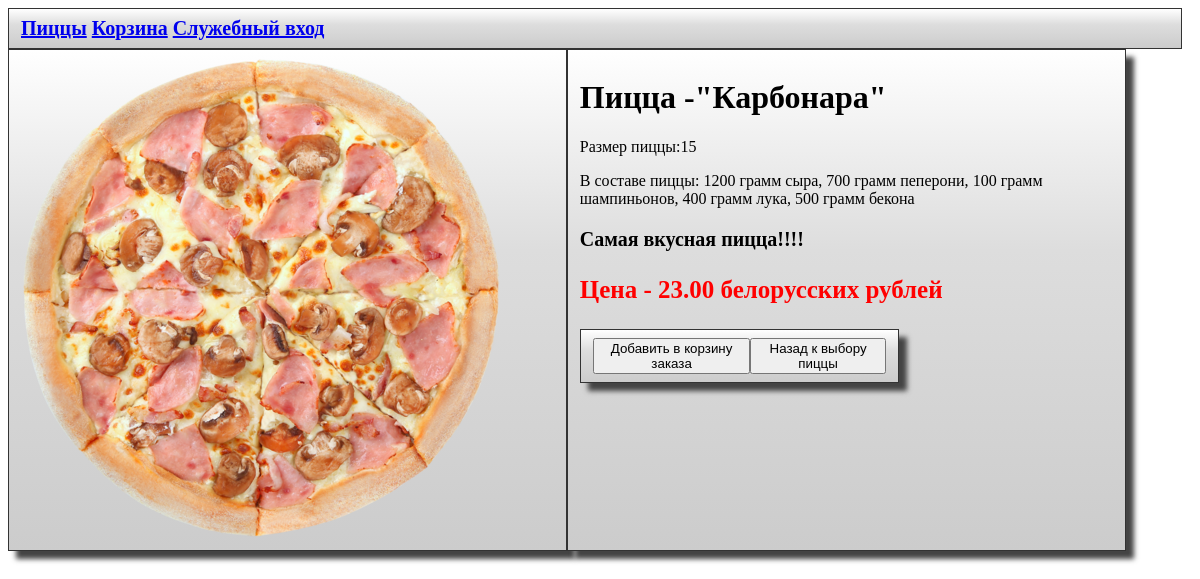
Screenshot of /pizza/Карбонара with the database file from the repository.
### models.py (models this page shows)
class Recipes(db.Model):
    id_recipe = db.Column(db.Integer, primary_key=True)
    name_recipe = db.Column(db.String(50), unique=True)
    size = db.Column(db.Integer)
    cheese = db.Column(db.Integer)
    pepperoni = db.Column(db.Integer)
    mushrooms = db.Column(db.Integer)
    onions = db.Column(db.Integer)
    bacon = db.Column(db.Integer)
    price = db.Column(db.Integer)
    description = db.Column(db.Text)
    eng_name = db.Column(db.Text)

### main.py (the view)
@app.route('/pizza/<string:pizza>')
def get_pizza_interface(pizza):
    if pizza != 'favicon.ico':
        pizza = SyncORM.get_pizza(pizza)
        temp = pizza.eng_name
        path = '/media/examples/' + temp + '.png'
        return render_template('pizza.html', pizza=pizza, temp_path=path)

### ORM.py (called while the page is built)
    @staticmethod
    def get_pizza(name):
        with app.app_context():
            query = db.select(Recipes)
            result = db.session.execute(query)
            recipes = result.scalars().all()
            for i in recipes:
                if i.name_recipe == name:
                    return i

### templates/pizza.html (shortened to what this page needs)
<!DOCTYPE html>
<html>
<head>
     <link rel="stylesheet" href="{{ url_for('static', filename='style.css') }}">
    <div class="navigation">
            <div><a href="/">Пиццы</a></div>
            <div>
                <a href="/basket">Корзина</a>
             </div>
            <div>
                 {% if current_user.is_anonymous %}
                     <a href="{{ url_for('login') }}">Служебный вход</a>
                 {% else %}
                    <a href="{{ url_for('logout',  logout='logout') }}">Выйти</a>
                 {% endif %}
             </div>
    </div>
</head>
<body>
    <div class="one_pizza">
        <div class="pizza_stat">
             <img src="{{ url_for('static', filename=temp_path) }}" alt="{{pizza.name_recipe}}" />
        </div>
        <div class="pizza_stat">
            <h1>Пицца -"{{pizza.name_recipe}}"</h1>
            <p> Размер пиццы:{{ pizza.size }}</p>
            <p>В составе пиццы: {{(pizza.cheese)*100}} грамм сыра, {{pizza.pepperoni*100}} грамм пеперони,
            {{pizza.mushrooms*100}} грамм шампиньонов, {{pizza.onions*100}} грамм лука, {{pizza.bacon*100}} грамм бекона
            </p>
            <p class="description">{{ pizza.description }}</p>
             <p class="price">Цена - {{pizza.price}}.00 белорусских рублей</p>
            <div class="basket">
                <div>
                    <button onclick="redirectToUrl3()" class="button_pizza">Добавить в корзину заказа</button>
                </div>
                <div>
                    <button onclick="redirectToUrl4()" class="button_pizza">Назад к выбору пиццы</button>
                </div>
            </div>
        </div>
    </div>
</body>
</html>

### static/style.css (style rules this page uses)
body { background-image: url('/static/media/examples/wood.jpg'); }
h1 { color: black; font-size: 40px justify-content: center; font-weight: 700 }
.one_pizza { display: flex; }
.pizza_stat { width: 45%; border: 1px solid #333; box-shadow: 8px 8px 5px #444; padding: 8px 12px; background-image: linear-gradient(180deg, #fff, #ddd 40%, #ccc); }
.price { color: red; font-size: 25px; font-weight: 900; }
.description { color: black; font-size: 20px; font-weight: 600; }
.navigation { display: flex; color: black; font-size: 20px; font-weight: 600; width: 97%; border: 1px solid #333; padding: 8px 12px; background-image: linear-gradient(180deg, #fff, #ddd 40%, #ccc); gap: 5px; }
.basket { display: flex; width: 55%; border: 1px solid #333; box-shadow: 8px 8px 5px #444; padding: 8px 12px; background-image: linear-gradient(180deg, #fff, #ddd 40%, #ccc); }
.button_pizza { display: flex; width: 100%; gap: 3px; }

### rows the page displays
Recipes: name_recipe "Карбонара", size "15", (pizza.cheese)*100 "1200", pizza.pepperoni*100 "700", pizza.mushrooms*100 "100", pizza.onions*100 "400", pizza.bacon*100 "500", description "Самая вкусная пицца!!!!", price "23"
